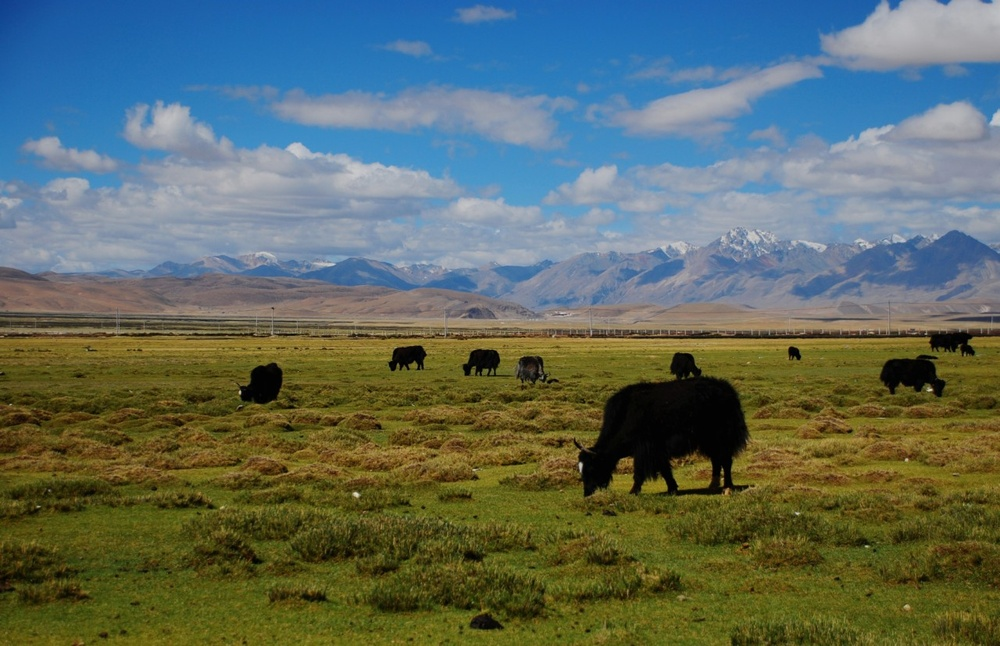
//> input picture 计算机视觉课程/第4章 用直方图统计像素/OpenCV 4.2/group.jpg, 1000 x 646 px, shrunk from 1280 x 827 before the run
$ ./main   (built with g++ and OpenCV 4)
//> lines starting //> are read from the running program, lines starting //| are printed output that depends on the picture; after the words box and inside, x2 and y2 are one past the last pixel; in counts of white or black regions, pixels touching at a corner belong together
//
//  main.cpp
//  OpenCV4-3
//
//  Created by one on 2018/10/23.
//  Copyright © 2018 one. All rights reserved.
//

#include <opencv2/highgui/highgui.hpp>
#include <opencv2/imgproc/imgproc.hpp>

// 应用查找表的函数
cv::Mat applyLookUp(
                    const cv::Mat& image,    // 输入图像
                    const cv::Mat& lookup) { // uchar类型的1×256数组

    cv::Mat result;    // 输出图像

    // 应用查找表
    cv::LUT(image, lookup, result);

    return result;
}

// 创建灰度图像的直方图
class Histogram1D {
private:
    int histSize[1];        // 直方图中条目的数量
    float hranges[2];        // 值范围
    const float* ranges[1];    // 值范围的指针
    int channels[1];        // 要检查的通道数量

public:
    Histogram1D() {
        // 准备一维直方图的默认参数
        histSize[0] = 256;    // 256个条目
        hranges[0] = 0.0;    // 从0开始(含)
        hranges[1] = 256.0;    // 到256(不含)
        ranges[0] = hranges;// 值范围的指针
        channels[0] = 0;    // 先关注通道0
    }

    //计算一维直方图
    cv::Mat getHistogram(const cv::Mat &image) {
        cv::Mat hist;

        // 计算直方图
        cv::calcHist(&image,
                     1,            // 仅为一个图像的直方图
                     channels,    // 使用的通道
                     cv::Mat(),    // 不使用掩码
                     hist,        // 作为结果的直方图
                     1,            // 这是一维的直方图
                     histSize,    // 条目数量
                     ranges        // 像素值的范围
                     );

        return hist;
    }

    // 计算一维直方图，并返回它的图像
    cv::Mat getHistogramImage(const cv::Mat &image,
                              int zoom = 1) {
        // 首先计算直方图
        cv::Mat hist = getHistogram(image);

        // 创建图像
        return getImageOfHistogram(hist, zoom);
    }

    // 创建表示一个直方图的图像(静态方法)
    static cv::Mat getImageOfHistogram(
                                       const cv::Mat &hist, int zoom) {    // zoom决定了图像的大小
        // 取得条目值的最大值和最小值
        double maxVal = 0;
        double minVal = 0;
        cv::minMaxLoc(hist,
                      &minVal,    // 存最小值的指针
                      &maxVal,    // 存最大值的指针
                      NULL,        // 最小值位置指针
                      NULL        // 最大值位置指针
                      );

        // 取得直方图的大小
        int histSize = hist.rows; // 直方图是n行1列的图像
        //cout << hist.rows << "X" << hist.cols;

        // 用于显示直方图的方形图像
        cv::Mat histImg(histSize * zoom, histSize * zoom,
                        CV_8U, cv::Scalar(255));

        // 设置最高点为90%(即图像高度)的条目个数
        int hpt = static_cast<int>(0.9 * histSize);

        // 为每个条目画垂直线
        for (int h = 0; h < histSize; h++) {
            float binVal = hist.at<float>(h);
            if (binVal > 0) { // 大于0才需要画
                int intensity = static_cast<int>(binVal * hpt / maxVal);
                cv::line(histImg, cv::Point(h * zoom, histSize * zoom),
                         cv::Point(h * zoom, (histSize - intensity) * zoom),
                         cv::Scalar(0), zoom);
            }
        }

        return histImg;
    }

    // 直方图拉伸
    cv::Mat stretch(const cv::Mat &image, float minPercent = 0) {
        // 将minPercent转为具体像素数
        float minValue = minPercent * image.rows * image.cols;

        // 首先计算直方图
        cv::Mat hist = getHistogram(image);

        // 找到直方图的左边限值
        int imin = 0;
        float sum = 0; // 累积条目值
        for (; imin < histSize[0]; imin++) {
            sum += hist.at<float>(imin);
            if (sum > minValue)
                break;
        }

        // 找到直方图的右边限值
        int imax = histSize[0] - 1;
        sum = 0; // 累积条目值
        for (; imax >= 0; imax--) {
            sum += hist.at<float>(imax);
            if (sum > minValue)
                break;
        }

        // 创建查找表
        int dim(256);
        cv::Mat lookup(1,    // 一行
                       &dim,        // 256列
                       CV_8U);        // uchar类型

        // 构建查找表
        for (int i = 0; i < 256; i++) {
            // 在imin和imax之间拉伸
            if (i < imin) lookup.at<uchar>(i) = 0;
            else if (i > imax) lookup.at<uchar>(i) = 255;
            // 线性映射
            else lookup.at<uchar>(i) =
                cvRound(255.0 * (i - imin) / (imax - imin));
        }

        // 应用查找表
        cv::Mat result;
        result = applyLookUp(image, lookup);

        return result;
    }
};

int main()
{
    // 读取输入的图像
    cv::Mat image = cv::imread("group.jpg",
                               CV_LOAD_IMAGE_GRAYSCALE);  // 作为灰度图导入
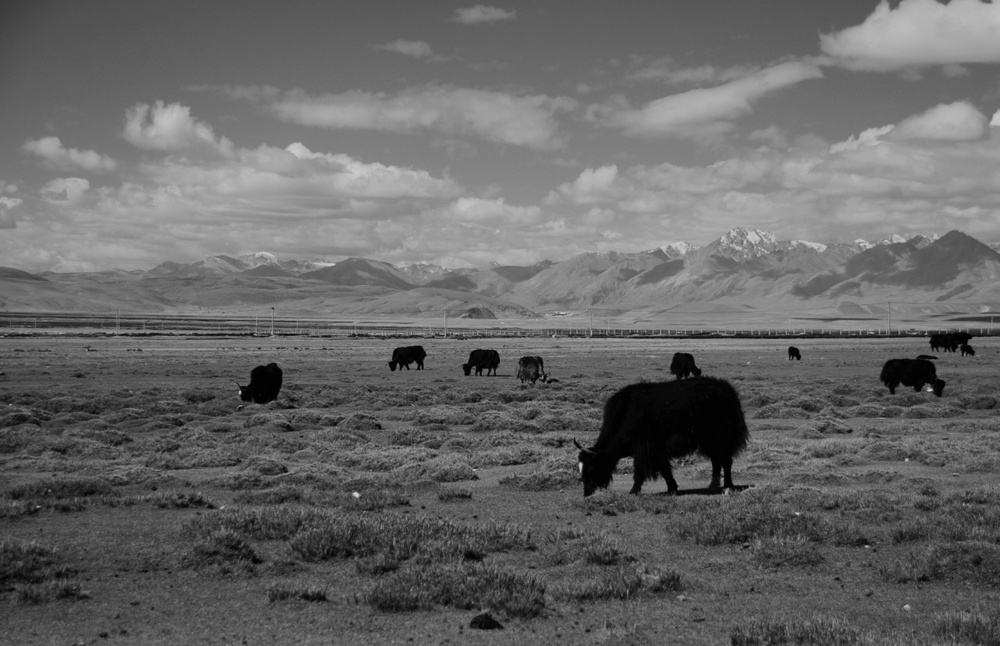
//> image: 646 rows x 1000 cols, CV_8UC1; min 0, max 219, mean 102.2
    cv::imshow("Original", image);

    // 创建一个图像反转的查找表
    int dim(256);
    cv::Mat lut(1,    // 一行
                &dim,        // 256列
                CV_8U);        // uchar类型

    uchar* data = lut.ptr<uchar>(0);    // 第0行首址
    for (int i = 0; i < 256; i++) {
        data[i] = 255 - i;
    }

    cv::Mat result = applyLookUp(image, lut);
//> in applyLookUp, `cv::LUT(image, lookup, result);`:
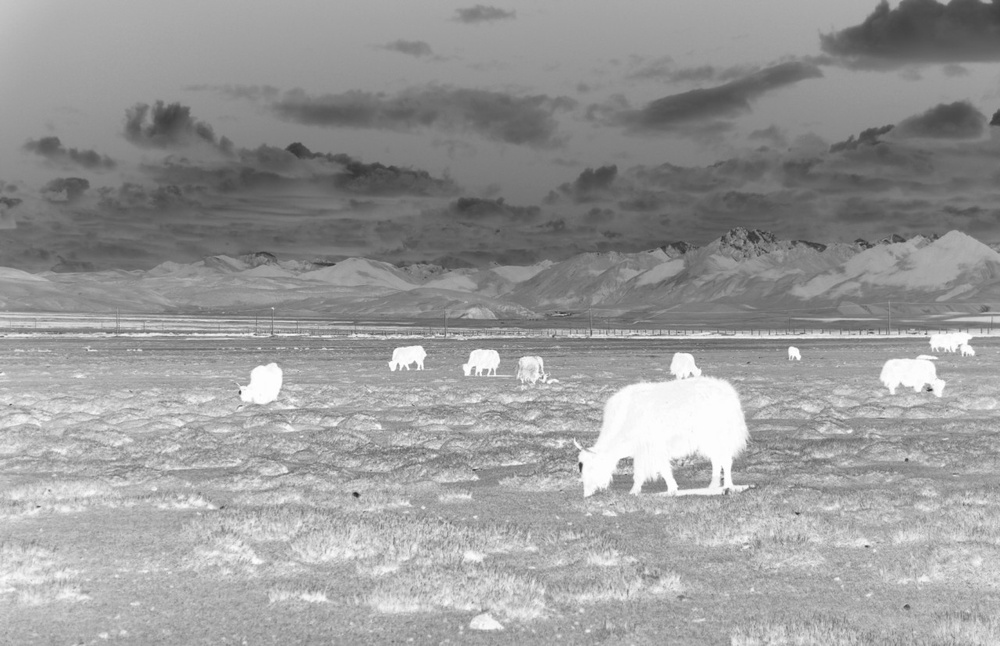
//> result: 646 rows x 1000 cols, CV_8UC1; min 36, max 255, mean 152.8
    cv::imshow("PixelReversal", result);

    // 直方图拉伸，把0.1%的像素设为黑色，0.1%的像素设为白色
    Histogram1D h;    // 一维直方图对象
    cv::Mat stretched = h.stretch(image, 0.001f);
//> in getHistogram, `cv::calcHist(&image, 1, channels, cv::Mat(), hist, 1, histSize, ranges..`: hist = 256 values, max 8914 at index 94, min 0 at index 205, mean 2523.4
//> the loop in stretch, `for (; imin < histSize[0]; imin++)` made 2 passes
//> sum on passes 1 to 2: 266, 992
//> after the loop in stretch, `for (; imin < histSize[0]; imin++)`: imin = 1; sum = 992
//> the loop in stretch, `for (; imax >= 0; imax--)` made 67 passes
//> sum on passes 1 to 12: 0, 0, 0, 0, 0, 0, 0, 0, 0, 0, 0, 0
//> after the loop in stretch, `for (; imax >= 0; imax--)`: imax = 189; sum = 736
//> after the loop in stretch, `for (int i = 0; i < 256; i++)`: lookup = 256 values from 0 to 255
//> in applyLookUp (call 2), `cv::LUT(image, lookup, result);`:
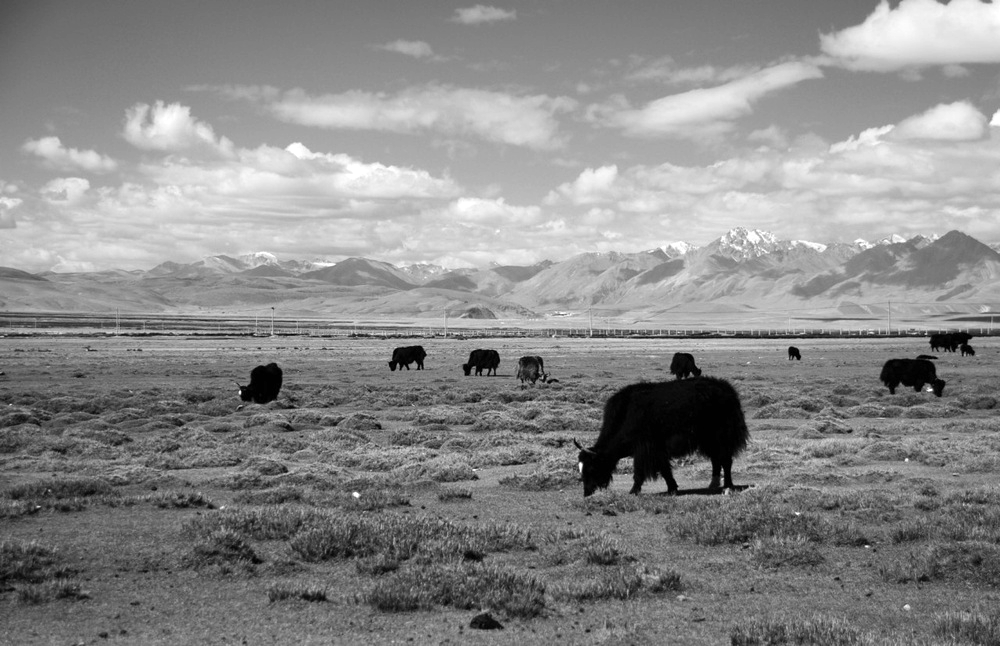
//> result: 646 rows x 1000 cols, CV_8UC1; min 0, max 255, mean 137.2
    cv::imshow("HistogramStretch", stretched);
    cv::imshow("OriginalHistogram", h.getHistogramImage(image));
//> in getImageOfHistogram, `cv::minMaxLoc(hist, &minVal, &maxVal, NULL, NULL );`: maxVal = 8914
//> the loop in getImageOfHistogram, `for (int h = 0; h < histSize; h++)` made 256 passes
//> (binVal, intensity) on passes 1 to 12: (266, 6), (726, 18), (4353, 112), (2734, 70), (1881, 48), (1318, 34), (1118, 28), (1173, 30), (1096, 28), (985, 25), (917, 23), (631, 16)
//> after the loop in getImageOfHistogram, `for (int h = 0; h < histSize; h++)`:
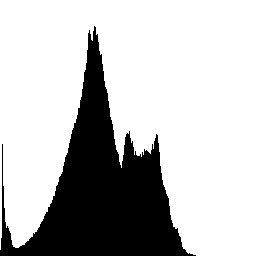
//> histImg: 256 rows x 256 cols, CV_8UC1; 74.7% white; 1 black region, box (x1, y1, x2, y2) and area: (0, 26, 196, 256) 16573
    cv::imshow("StretchHistogram", h.getHistogramImage(stretched));
//> call 2 of getImageOfHistogram, with zoom = 1
//> the loop in getImageOfHistogram (call 2), `for (int h = 0; h < histSize; h++)` made 256 passes
//> after the loop in getImageOfHistogram (call 2), `for (int h = 0; h < histSize; h++)`:
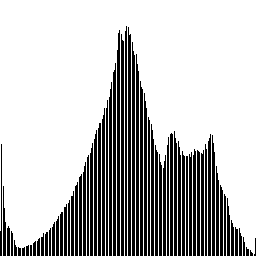
//> histImg: 256 rows x 256 cols, CV_8UC1; 74.7% white; 68 black regions (1 under 20 px), largest, box (x1, y1, x2, y2) and area: (128, 27, 131, 256) 672, (117, 30, 120, 256) 655, (121, 34, 124, 256) 653

    cv::waitKey();    // 等待按键
}
